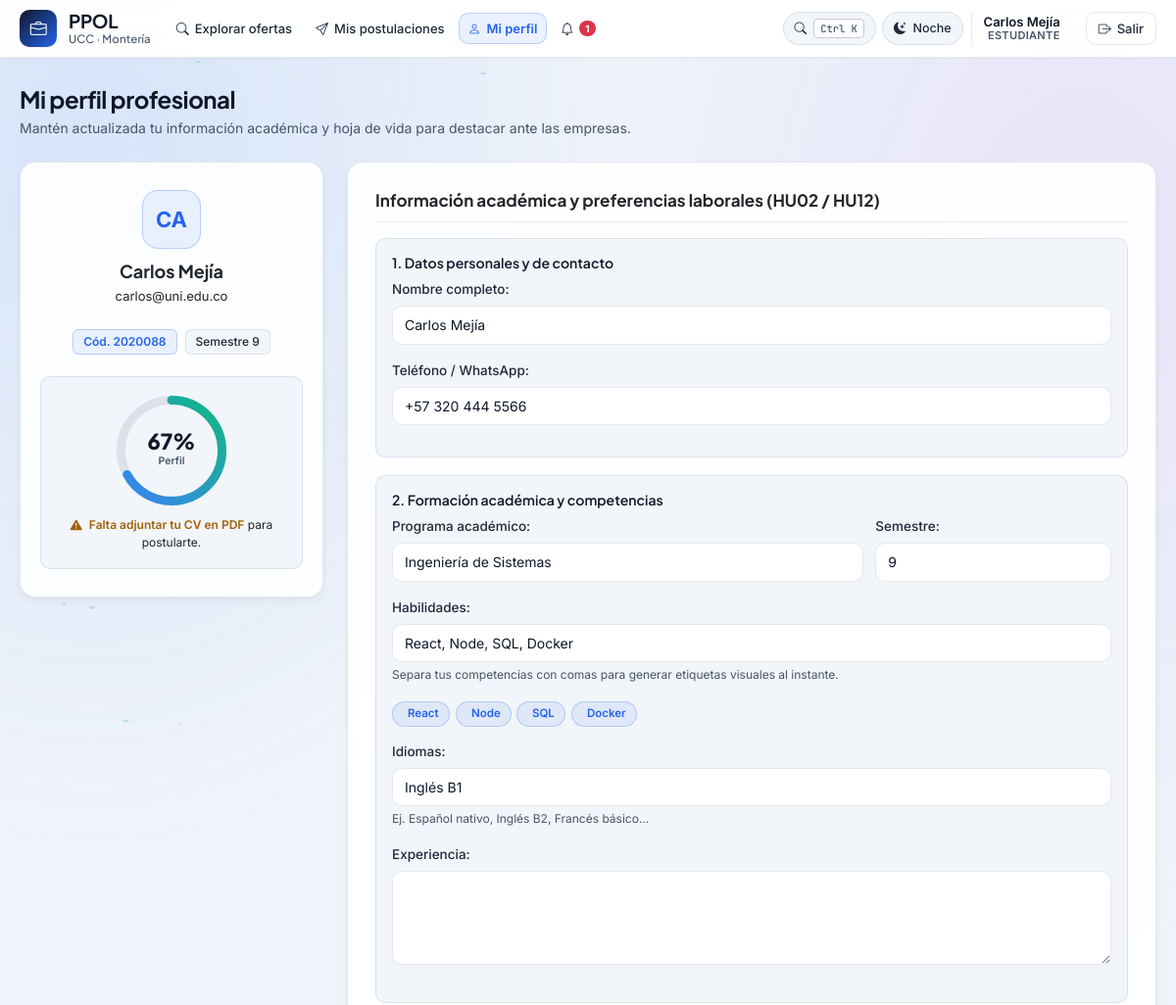
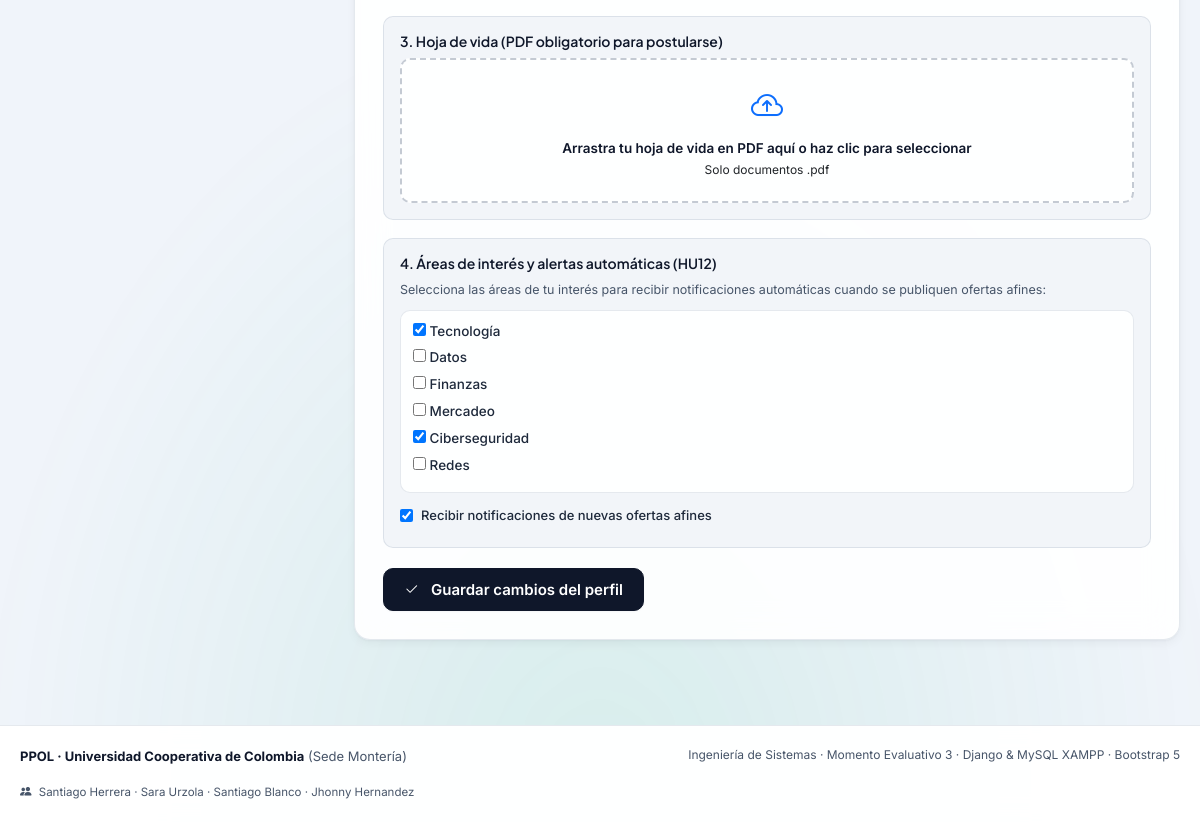
The page /perfil/ (signed in) on the database its author committed (2 pictures, top to bottom).
### core/models.py (models this page shows, shortened)
class User(AbstractUser):
    class Role(models.TextChoices):
        STUDENT = "EST", "Estudiante"
        COMPANY = "EMP", "Empresa"
        ADMIN = "ADM", "Administrador"
    role = models.CharField(max_length=3, choices=Role.choices, default=Role.STUDENT)
    email = models.EmailField(unique=True)
    @property
    def effective_role(self):
        return "ADM" if self.is_superuser else self.role

class StudentProfile(models.Model):
    user = models.OneToOneField(User, on_delete=models.CASCADE, related_name="student")
    code = models.CharField("Código estudiantil", max_length=20, unique=True)
    program = models.CharField("Programa académico", max_length=120)
    semester = models.PositiveSmallIntegerField("Semestre", default=1)
    phone = models.CharField("Teléfono / WhatsApp", max_length=20, blank=True)
    skills = models.CharField("Habilidades", max_length=250, blank=True)
    languages = models.CharField("Idiomas", max_length=120, blank=True)
    experience = models.TextField("Experiencia", blank=True)
    cv = models.FileField("Hoja de vida (PDF)", upload_to="cvs/", blank=True)
    interests = models.ManyToManyField("Area", blank=True, related_name="interested_students", verbose_name="Áreas de interés")
    notify_new_offers = models.BooleanField("Recibir notificaciones de nuevas ofertas afines", default=True)
    @property
    def completeness(self):
        fields = [self.user.first_name, self.program, self.skills, self.languages, self.experience, self.cv]
        return round(100 * sum(1 for f in fields if f) / len(fields))

### core/views.py (the view)
# urls.py: path("perfil/", v.profile, name="profile"),
@role_required("EST")
def profile(request):
    student_profile = request.user.student
    form = ProfileForm(request.POST or None, request.FILES or None, instance=student_profile)
    if request.method == "POST":
        if form.is_valid():
            form.save()
            messages.success(request, "Perfil actualizado con éxito.")
            return redirect("profile")
    return render(request, "profile.html", {
        "form": form,
        "pct": student_profile.completeness,
        "areas": Area.objects.all(),
    })

### core/forms.py (shortened to what this page needs)
class ProfileForm(forms.ModelForm):
    name = forms.CharField(label="Nombre completo", max_length=150)
    class Meta:
        model = StudentProfile
        fields = [
            "program", "semester", "phone", "skills", "languages",
            "experience", "cv", "interests", "notify_new_offers"
        ]
        widgets = {
            "experience": forms.Textarea(attrs={"rows": 3}),
            "interests": forms.CheckboxSelectMultiple(),
        }
    def __init__(self, *args, **kwargs):
        super().__init__(*args, **kwargs)
        if self.instance and self.instance.user:
            self.fields["name"].initial = self.instance.user.first_name

### core/context_processors.py (called while the page is built)
def ppol_context(request):
    if not request.user.is_authenticated:
        return {"unread_notifications_count": 0, "recent_notifications": []}
    qs = request.user.notifications.all()
    return {
        "unread_notifications_count": qs.filter(read=False).count(),
        "recent_notifications": qs[:5],
    }

### core/models.py (called while the page is built)
    def __str__(self):
        return self.name

### core/views.py (called while the page is built)
def role_required(role):
    def deco(view):
        @wraps(view)
        @login_required
        def wrapper(request, *args, **kwargs):
            if request.user.effective_role != role:
                return HttpResponseForbidden("No tienes acceso a esta sección.")
            return view(request, *args, **kwargs)
        return wrapper
    return deco

### core/templates/profile.html (shortened to what this page needs)
{% extends "base.html" %}
{% block content %}
<div class="page-header">
  <div>
    <h1>Mi perfil profesional</h1>
    <p class="page-subtitle">Mantén actualizada tu información académica y hoja de vida para destacar ante las empresas.</p>
  </div>
</div>
<div class="layout-profile">
  <div>
    <div class="card interactive" style="text-align:center;padding:28px 20px;position:sticky;top:84px;">
      <div class="avatar lg brand" style="margin:0 auto 12px">{{ user.first_name|default:user.email|slice:":2" }}</div>
      <h2 style="margin:0 0 4px;font-size:18px;font-weight:700">{{ user.first_name|default:user.email }}</h2>
      <div class="muted" style="margin-bottom:14px;font-size:13px">{{ user.email }}</div>
      <div class="chips" style="justify-content:center;margin-bottom:22px">
        <span class="chip brand">Cód. {{ user.student.code }}</span>
        <span class="chip">Semestre {{ user.student.semester }}</span>
      </div>
      <div style="text-align:center;background:var(--bg-subtle);border:1px solid var(--line);border-radius:var(--radius-sm);padding:18px 14px">
        <div class="ring-wrap">
          <svg class="ring-svg" viewBox="0 0 100 100">
            <defs>
              <linearGradient id="ppolRingGrad" x1="0%" y1="0%" x2="100%" y2="100%">
                <stop offset="0%" stop-color="#3b82f6"/>
                <stop offset="100%" stop-color="#10b981"/>
              </linearGradient>
            </defs>
            <circle class="ring-track" cx="50" cy="50" r="46"></circle>
            <circle id="profile-ring-fill" class="ring-fill" cx="50" cy="50" r="46" data-pct="{{ pct }}"></circle>
          </svg>
          <div class="ring-center">
            <span class="ring-pct">{{ pct }}%</span>
            <span class="ring-sub">Perfil</span>
          </div>
        </div>
        <div class="muted" style="font-size:12px;line-height:1.45">
          {% if user.student.cv %}
            <span style="color:var(--good);font-weight:600"><i class="bi bi-check-circle-fill me-1"></i> Hoja de vida en PDF cargada</span>
          {% else %}
            <span style="color:var(--warn);font-weight:600"><i class="bi bi-exclamation-triangle-fill me-1"></i> Falta adjuntar tu CV en PDF</span> para postularte.
          {% endif %}
        </div>
      </div>
    </div>
  </div>
  <div class="card form" style="padding:28px">
    <h2 style="margin:0 0 16px;padding-bottom:12px;border-bottom:1px solid var(--line);font-size:17px;font-weight:700">
      Información académica y preferencias laborales (HU02 / HU12)
    </h2>
    <form method="post" enctype="multipart/form-data">
      <div style="background:var(--bg-subtle);border:1px solid var(--line);border-radius:var(--radius-sm);padding:16px;margin-bottom:18px;">
        <h3 style="margin-top:0;font-size:14px;font-weight:600;color:var(--ink)">1. Datos personales y de contacto</h3>
        <p>{{ form.name.label_tag }} {{ form.name }} {{ form.name.errors }}</p>
        <p>{{ form.phone.label_tag }} {{ form.phone }} {{ form.phone.errors }}</p>
      </div>
      <div style="background:var(--bg-subtle);border:1px solid var(--line);border-radius:var(--radius-sm);padding:16px;margin-bottom:18px;">
        <h3 style="margin-top:0;font-size:14px;font-weight:600;color:var(--ink)">2. Formación académica y competencias</h3>
        <div style="display:grid;grid-template-columns:2fr 1fr;gap:12px;">
          <p>{{ form.program.label_tag }} {{ form.program }} {{ form.program.errors }}</p>
          <p>{{ form.semester.label_tag }} {{ form.semester }} {{ form.semester.errors }}</p>
        </div>
        <p>
          {{ form.skills.label_tag }} {{ form.skills }}
          <span class="helptext">Separa tus competencias con comas para generar etiquetas visuales al instante.</span>
          <div id="skills-live-preview" class="skills-preview"></div>
        </p>
        <p>{{ form.languages.label_tag }} {{ form.languages }} <span class="helptext">Ej. Español nativo, Inglés B2, Francés básico...</span> {{ form.languages.errors }}</p>
        <p>{{ form.experience.label_tag }} {{ form.experience }} {{ form.experience.errors }}</p>
      </div>
      <div style="background:var(--bg-subtle);border:1px solid var(--line);border-radius:var(--radius-sm);padding:16px;margin-bottom:18px;">
        <h3 style="margin-top:0;font-size:14px;font-weight:600;color:var(--ink)">3. Hoja de vida (PDF obligatorio para postularse)</h3>
        <div id="cv-dropzone" class="cv-dropzone">
          <i class="bi bi-cloud-arrow-up fs-2 text-primary"></i>
          <div id="cv-drop-label" style="font-size:13.5px;font-weight:600;color:var(--ink);margin-top:6px;">
            Arrastra tu hoja de vida en PDF aquí o haz clic para seleccionar
          </div>
          <div class="muted" style="font-size:12px;margin-top:2px;">Solo documentos .pdf</div>
        </div>
      </div>
      <div style="background:var(--bg-subtle);border:1px solid var(--line);border-radius:var(--radius-sm);padding:16px;margin-bottom:20px;">
        <h3 style="margin-top:0;font-size:14px;font-weight:600;color:var(--ink)">4. Áreas de interés y alertas automáticas (HU12)</h3>
        <p style="font-size:12.5px;color:var(--muted);margin-bottom:10px">
          Selecciona las áreas de tu interés para recibir notificaciones automáticas cuando se publiquen ofertas afines:
        </p>
        <div style="margin-bottom:12px;padding:10px 12px;background:var(--bg-surface);border-radius:var(--radius-sm);border:1px solid var(--line);">
          {{ form.interests }}
        </div>
        <label style="display:flex;align-items:center;gap:8px;font-weight:500;font-size:13px;cursor:pointer;">
          {{ form.notify_new_offers }} {{ form.notify_new_offers.label }}
        </label>
      </div>
      <button class="btn lg">
        <i class="bi bi-check2 me-1"></i> Guardar cambios del perfil
      </button>
    </form>
  </div>
</div>
{% endblock %}

### core/templates/base.html (shortened to what this page needs)
{% load static %}
<!DOCTYPE html>
<html lang="es">
<head>
<link href="https://cdn.jsdelivr.net/npm/bootstrap@5.3.3/dist/css/bootstrap.min.css" rel="stylesheet">
<link href="https://cdn.jsdelivr.net/npm/bootstrap-icons@1.11.3/font/bootstrap-icons.min.css" rel="stylesheet">
<link rel="stylesheet" href="{% static 'core/css/ppol-kinetic.css' %}">
</head>
<body>
<header class="site-header">
  <div class="header-inner">
    <nav class="navbar navbar-expand-lg navbar-light">
      <div class="container-fluid p-0">
        <a class="logo" href="{% url 'home' %}">
          <span class="logo-mark">
            <i class="bi bi-briefcase"></i>
          </span>
          <span class="logo-text">
            <span>PPOL</span>
            <span class="logo-sub">UCC · Montería</span>
          </span>
        </a>
        <div class="collapse navbar-collapse" id="ppolNavbar">
          {% if user.is_authenticated %}
          <ul class="navbar-nav me-auto mb-2 mb-lg-0 ms-lg-3 gap-1 align-items-lg-center">
            {% if user.effective_role == "EST" %}
              <li class="nav-item">
                <a class="nav-link-custom {% if request.resolver_match.url_name == 'offers' or request.resolver_match.url_name == 'offer_detail' %}active{% endif %}" href="{% url 'offers' %}">
                  <i class="bi bi-search"></i> Explorar ofertas
                </a>
              </li>
              <li class="nav-item">
                <a class="nav-link-custom {% if request.resolver_match.url_name == 'my_applications' %}active{% endif %}" href="{% url 'my_applications' %}">
                  <i class="bi bi-send"></i> Mis postulaciones
                </a>
              </li>
              <li class="nav-item">
                <a class="nav-link-custom {% if request.resolver_match.url_name == 'profile' %}active{% endif %}" href="{% url 'profile' %}">
                  <i class="bi bi-person"></i> Mi perfil
                </a>
              </li>
            {% endif %}
            <li class="nav-item">
              <a class="nav-link-custom {% if request.resolver_match.url_name == 'notifications_list' %}active{% endif %}" href="{% url 'notifications_list' %}" title="Centro de Notificaciones">
                <i class="bi bi-bell"></i>
                {% if unread_notifications_count > 0 %}
                  <span class="badge rounded-pill bg-danger" style="font-size:10px;padding:3px 6px;">
                    {{ unread_notifications_count }}
                  </span>
                {% endif %}
              </a>
            </li>
          </ul>
          <div class="ppol-header-actions ms-lg-auto me-lg-2 my-2 my-lg-0">
            <button type="button" id="ppol-cmd-trigger" class="ppol-icon-pill" title="Abrir paleta de comandos (Ctrl+K)">
              <i class="bi bi-search"></i>
              <span class="ppol-kbd d-none d-xl-inline">Ctrl K</span>
            </button>
            <button type="button" id="ppol-theme-toggle" class="ppol-icon-pill" title="Cambiar entre Seda Diurna y Crepúsculo Suave">
              <i class="bi bi-moon-stars-fill"></i>
              <span class="theme-label d-none d-xl-inline">Noche</span>
            </button>
          </div>
          <div class="user-pill d-flex align-items-center">
            <div class="user-info me-3">
              <span class="user-name">{{ user.first_name|default:user.email }}</span>
              <span class="user-role">
                {% if user.effective_role == "EST" %}Estudiante{% elif user.effective_role == "EMP" %}Empresa{% else %}Administrador{% endif %}
              </span>
            </div>
            <form method="post" action="{% url 'logout' %}" class="m-0">
              <button type="submit" class="logout-btn" title="Cerrar sesión">
                <i class="bi bi-box-arrow-right"></i>
                Salir
              </button>
            </form>
          </div>
          {% endif %}
        </div>
      </div>
    </nav>
  </div>
</header>
<main id="main-content">
  {% block content %}{% endblock %}
</main>
<footer class="site-footer">
  <div class="footer-inner">
    <div>
      <strong style="color:var(--ink)">PPOL · Universidad Cooperativa de Colombia</strong> (Sede Montería)
    </div>
    <div style="color:var(--muted);font-size:12px;">
      Ingeniería de Sistemas · Momento Evaluativo 3 · Django & MySQL XAMPP · Bootstrap 5
    </div>
    <div style="color:var(--muted);font-size:11.5px;margin-top:6px;">
      <i class="bi bi-people-fill me-1"></i> Santiago Herrera · Sara Urzola · Santiago Blanco · Jhonny Hernandez
    </div>
  </div>
</footer>
</body>
</html>

### core/templates/profile.html (style rules this page uses)
.ring-wrap { position: relative; width: 112px; height: 112px; margin: 0 auto 12px; display: flex; align-items: center; justify-content: center; }
.ring-svg { transform: rotate(-90deg); width: 112px; height: 112px; }
.ring-center { position: absolute; inset: 0; display: flex; flex-direction: column; align-items: center; justify-content: center; }
.ring-pct { font-family: 'Plus Jakarta Sans', sans-serif; font-size: 22px; font-weight: 800; color: var(--ink); line-height: 1; }
.ring-sub { font-size: 10.5px; color: var(--muted); font-weight: 600; margin-top: 2px; }
.skills-preview { display: flex; flex-wrap: wrap; gap: 6px; margin-top: 8px; }
.cv-dropzone { position: relative; border: 2px dashed var(--line-strong); border-radius: var(--radius-sm); padding: 22px 16px; text-align: center; background: var(--bg-surface); cursor: pointer; transition: all 0.25s var(--ease-spring); }

### rows shown on the page
User: first_name "Carlos Mejía", first_name "CA", email "carlos@uni.edu.co", student.code "2020088", student.semester "9"
StudentProfile: phone "+57 320 444 5566", program "Ingeniería de Sistemas", semester "9", skills "React, Node, SQL, Docker", languages "Inglés B1", notify_new_offers "☑"

### other values the page prints
{{ unread_notifications_count }} "1"
{{ pct }} "67"
